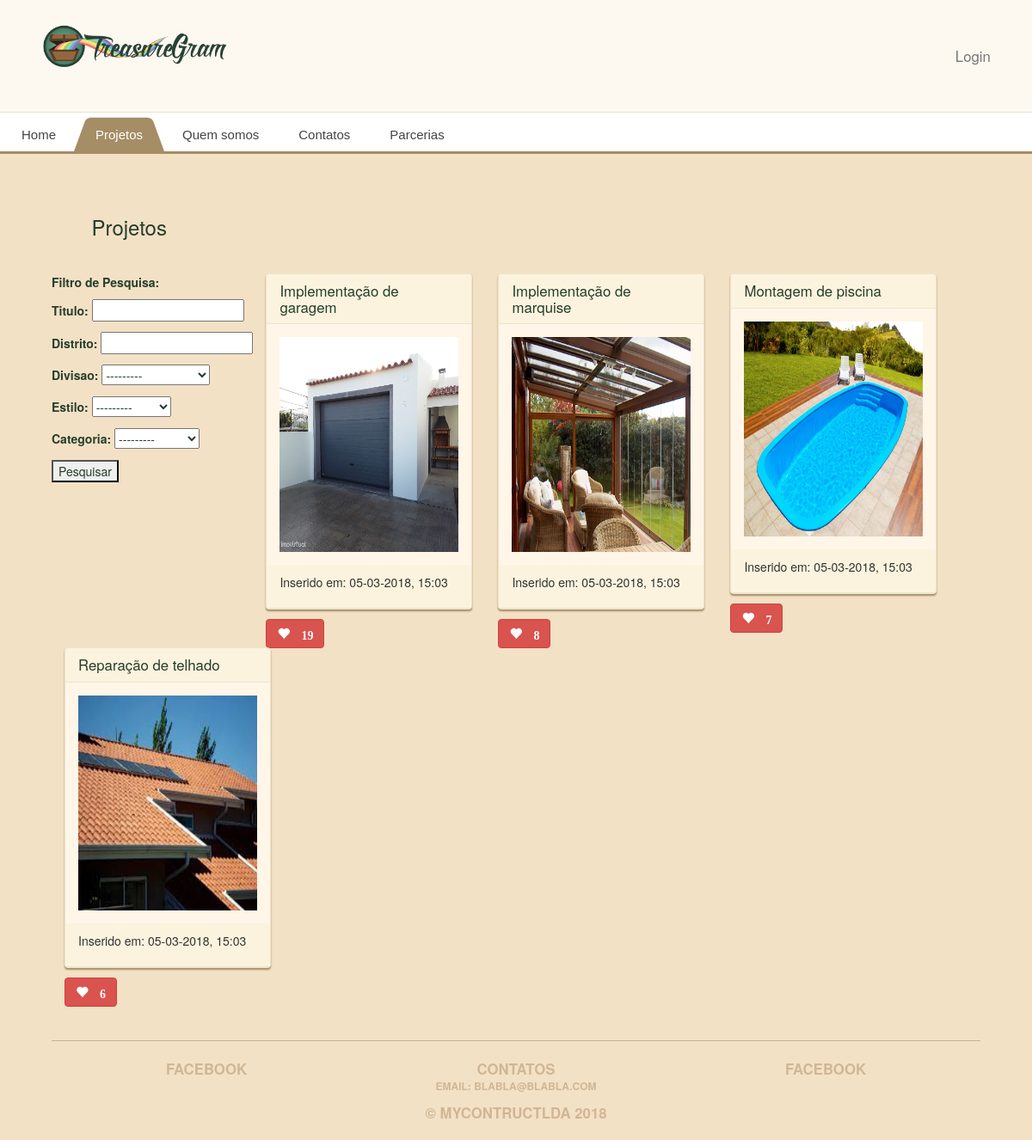
The app's page /projetos/ with its own data.
### main_app/models.py (models this page shows, shortened)
class Divisao(models.Model):
    divisao = models.CharField(max_length=100)
    def __str__(self):
        return self.divisao

class Estilo(models.Model):
    estilo = models.CharField(max_length=100)
    slug = models.SlugField(max_length=100, blank=True)
    def __str__(self):
        return self.estilo

class Projetos(models.Model):
    data_registo = models.CharField(max_length=100)
    distrito = models.CharField(max_length=100)
    titulo = models.CharField(max_length=100)
    descricao = models.CharField(max_length=250)
    divisao = models.ForeignKey('Divisao', on_delete=models.CASCADE)
    estilo = models.ForeignKey('Estilo', on_delete=models.CASCADE)
    imagem = models.ImageField(upload_to='treasure_images', default='media/default.png')
    likes = models.IntegerField(default=0)
    slug = models.SlugField(max_length=100, blank=True)
    categoria = models.ForeignKey('Categoria', on_delete=models.CASCADE)
    created_at = models.DateTimeField(auto_now_add=True)
    tags = models.CharField(max_length=250)

### main_app/models.py (called while the page is built)
    def __str__(self):
        return self.categoria

### main_app/templates/projetos.html
{% extends 'base.html' %}
{% load staticfiles %}
{% block content %}
<div class="row" style="margin:3%">
    <h3>Projetos</h3>
</div>
<div class="row">
  <form method="get">
    <strong><p>Filtro de Pesquisa:</p></strong>
    {{ filter.form.as_p }}
    <button type="submit">Pesquisar</button>
  </form>
    {% for projeto in filter.qs|dictsort:'created_at' %}
    <div class="col-md-3" id="resultados">
        <a href="{% url 'detail' projeto.slug %}">
            <div class="treasure panel panel-default">
                <div class="panel-heading">
                    <h2 class="panel-title">{{ projeto.titulo }}</h2>
                </div>
                <div class="panel-body">
                    <div class="treasure-photo">
                        <img src="{{ projeto.imagem.url }}" alt="" height="250px" />
                    </div>
                </div>
                <div class="panel-heading">
                    <p>Inserido em: {{ projeto.created_at|date:'d-m-Y, H:m' }}</p>
                </div>
            </div>
        </a>
            <button id="likes" data-id="{{projeto.id}}" class="btn btn-mini btn-danger glyphicon glyphicon-heart" type="button">
                  {% if projeto.likes > 0 %} {{ projeto.likes }} {% endif %}
            </button>
    </div>
    {% endfor %}
</div>
{% endblock %}

### main_app/static/style.css (style rules this page uses)
body { background: #f3e1c5; color: #263d2c; }
.panel { background: #fff6e8; border-color: #ece4cf; box-shadow: 0 2px 2px #a58d65; }
.panel-default .panel-heading { background: #fbf3dd; border-color: #ece4cf; }
.panel-body { position: relative; }
.panel-title { font-size: 1.2em; color: #263d2c; }
.treasure { margin-bottom: 20px; }
.treasure:last-child { margin-bottom: 0; }
.treasure-photo { background: #fdf2e1; margin-right: 5%; position: static; text-align: center; width: 100%; }
.treasure-photo img { width: 100%; max-height: 100%; }
.btn { margin-top: 10px; font-weight: bold; font-size: 14px; }

### records on screen
Divisao: divisao "---------"
Estilo: estilo "---------"
Projetos: titulo "Implementação de garagem", imagem (picture), created_at "05-03-2018, 15:03", likes "19"
Projetos: titulo "Implementação de marquise", imagem (picture), created_at "05-03-2018, 15:03", likes "8"
Projetos: titulo "Montagem de piscina", imagem (picture), created_at "05-03-2018, 15:03", likes "7"
Projetos: titulo "Reparação de telhado", imagem (picture), created_at "05-03-2018, 15:03", likes "6"
